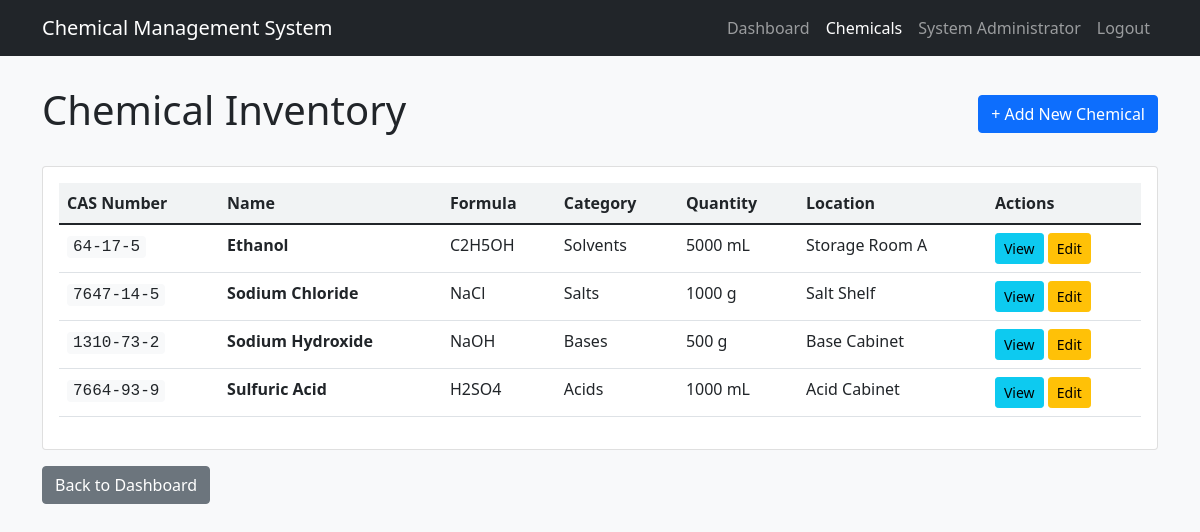
The page /chemicals.php (signed in) on the database its author committed.
### tables this page shows
CREATE TABLE chemicals (
        id INTEGER PRIMARY KEY AUTOINCREMENT,
        cas_number TEXT NOT NULL,
        name TEXT NOT NULL,
        formula TEXT,
        category_id INTEGER,
        quantity REAL NOT NULL,
        unit TEXT DEFAULT 'g',
        purity REAL,
        expiry_date DATE,
        reorder_level REAL,
        location TEXT,
        notes TEXT,
        created_at TIMESTAMP DEFAULT CURRENT_TIMESTAMP,
        FOREIGN KEY (category_id) REFERENCES categories(id)
    );

CREATE TABLE categories (
        id INTEGER PRIMARY KEY AUTOINCREMENT,
        name TEXT NOT NULL,
        description TEXT,
        created_at TIMESTAMP DEFAULT CURRENT_TIMESTAMP
    );

### chemicals.php (the view, shortened to what this page needs)
<?php
try {
    $db = new SQLite3('database/chemicals.db');
} catch (Exception $e) {
    die("Database error: " . $e->getMessage());
}
$result = $db->query("
    SELECT c.*, cat.name as category_name
    FROM chemicals c
    LEFT JOIN categories cat ON c.category_id = cat.id
    ORDER BY c.name
");
?>
<!DOCTYPE html>
<html lang="en">
<head>
    <link href="https://cdn.jsdelivr.net/npm/bootstrap@5.1.3/dist/css/bootstrap.min.css" rel="stylesheet">
</head>
<body>
    <nav class="navbar navbar-expand-lg navbar-dark bg-dark">
        <div class="container">
            <a class="navbar-brand" href="dashboard.php">Chemical Management System</a>
            <div class="navbar-nav ms-auto">
                <a class="nav-link" href="dashboard.php">Dashboard</a>
                <a class="nav-link active" href="chemicals.php">Chemicals</a>
                <span class="nav-link"><?php echo htmlspecialchars($_SESSION['user_name']); ?></span>
                <a class="nav-link" href="logout.php">Logout</a>
            </div>
        </div>
    </nav>
    <div class="container">
        <div class="d-flex justify-content-between align-items-center mb-4">
            <h1>Chemical Inventory</h1>
            <a href="add_chemical.php" class="btn btn-primary">+ Add New Chemical</a>
        </div>
        <div class="card">
            <div class="card-body">
                <?php if ($result): ?>
                    <div class="table-responsive">
                        <table class="table table-hover">
                            <thead>
                                <tr>
                                    <th>CAS Number</th>
                                    <th>Name</th>
                                    <th>Formula</th>
                                    <th>Category</th>
                                    <th>Quantity</th>
                                    <th>Location</th>
                                    <th>Actions</th>
                                </tr>
                            </thead>
                            <tbody>
                                <?php while ($chemical = $result->fetchArray(SQLITE3_ASSOC)): ?>
                                    <tr>
                                        <td>
                                            <span class="cas-number"><?php echo htmlspecialchars($chemical['cas_number']); ?></span>
                                        </td>
                                        <td>
                                            <strong><?php echo htmlspecialchars($chemical['name']); ?></strong>
                                        </td>
                                        <td><?php echo htmlspecialchars($chemical['formula'] ?? '-'); ?></td>
                                        <td><?php echo htmlspecialchars($chemical['category_name'] ?? '-'); ?></td>
                                        <td><?php echo $chemical['quantity'] . ' ' . $chemical['unit']; ?></td>
                                        <td><?php echo htmlspecialchars($chemical['location'] ?? '-'); ?></td>
                                        <td>
                                            <a href="view_chemical.php?id=<?php echo $chemical['id']; ?>"
                                               class="btn btn-sm btn-info" title="View">
                                                View
                                            </a>
                                            <a href="edit_chemical.php?id=<?php echo $chemical['id']; ?>"
                                               class="btn btn-sm btn-warning" title="Edit">
                                                Edit
                                            </a>
                                        </td>
                                    </tr>
                                <?php endwhile; ?>
                            </tbody>
                        </table>
                    </div>
                <?php endif; ?>
            </div>
        </div>
        <div class="mt-3">
            <a href="dashboard.php" class="btn btn-secondary">Back to Dashboard</a>
        </div>
    </div>
</body>
</html>

### chemicals.php (style rules this page uses)
body { background: #f8f9fa; }
.navbar { margin-bottom: 30px; }
.table th { background: #f1f3f4; }
.cas-number { font-family: monospace; background: #f8f9fa; padding: 2px 6px; border-radius: 4px; }

### rows shown on the page
chemicals: cas_number "64-17-5", name "Ethanol", formula "C2H5OH", category.name "Solvents", quantity "5000", unit "mL", location "Storage Room A"
chemicals: cas_number "7647-14-5", name "Sodium Chloride", formula "NaCl", category.name "Salts", quantity "1000", unit "g", location "Salt Shelf"
chemicals: cas_number "1310-73-2", name "Sodium Hydroxide", formula "NaOH", category.name "Bases", quantity "500", unit "g", location "Base Cabinet"
chemicals: cas_number "7664-93-9", name "Sulfuric Acid", formula "H2SO4", category.name "Acids", quantity "1000", unit "mL", location "Acid Cabinet"

### other values the page prints
$_SESSION['user_name'] "System Administrator"
